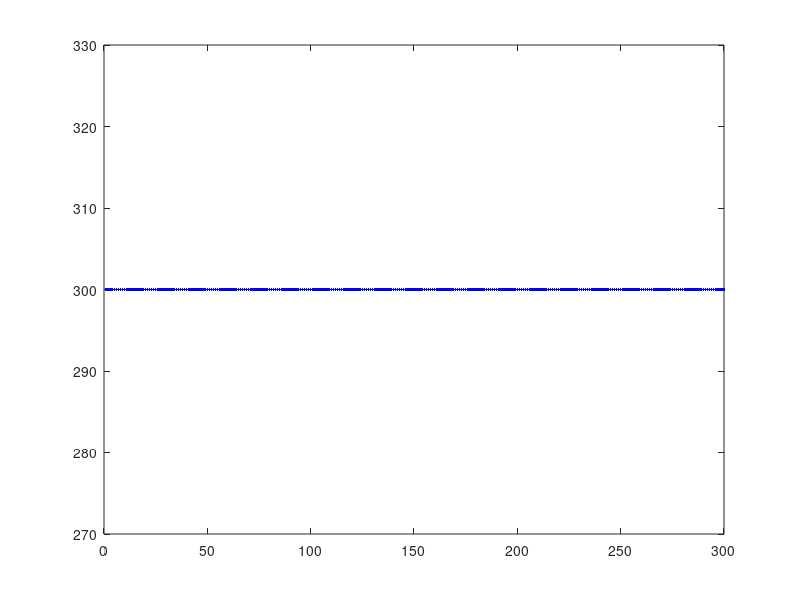

This chart was generated by the following MATLAB code: (Note: this script raises an error after producing the figure.)
close all
% % % clear
clc

% % % cd('/Users/Gong/Desktop/chord_length_72');

i=1;
plotend=300;

% % % load(['chordlength_',num2str(i),'.mat']);

colorstring = 'bgrymc';
% % % subplot(1,2,1)
for j=1:3
%     if j==1
%         color='r';
%     elseif j==2
%         color='g';
%     else
%         color='b';
%     end
    h(j)=plot(1:plotend,hist(1:plotend,j),'Color', colorstring(j));
    hold on;
end

grid on
xlabel('Chord Length','FontSize',12)
ylabel('Frequency','FontSize',12)
% set(legend(h(1:6),'X Direction','Y Direction','Z Direction','X Edge','Y Edge','Z Edge'),'FontSize',12);
set(legend(h(1:3),'X Direction','Y Direction','Z Direction'),'FontSize',12);
axis([0 300 0 0.09])

% % % subplot(1,2,2)
% % % plot(1:plotend,hist(1:plotend,4))
% % % 
% % % grid on
% % % xlabel('Chord Length','FontSize',12)
% % % ylabel('Frequency','FontSize',12)
% % % set(legend('All Directions'),'FontSize',12);

